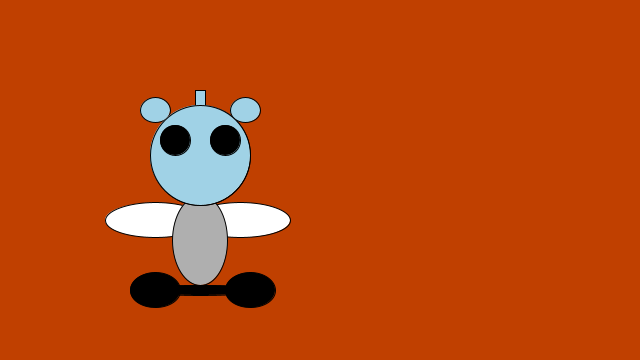
Frame 1 (no input)
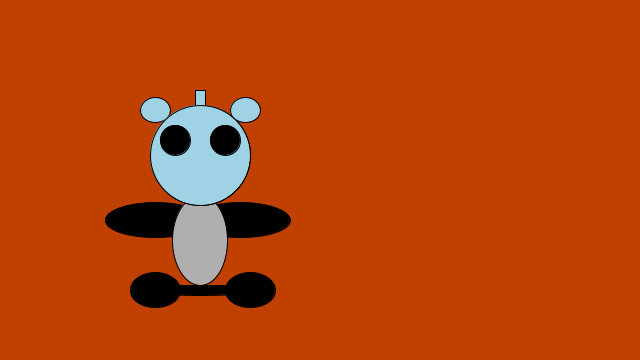
Frame 60 (the mouse pressed at the canvas centre just before this capture)
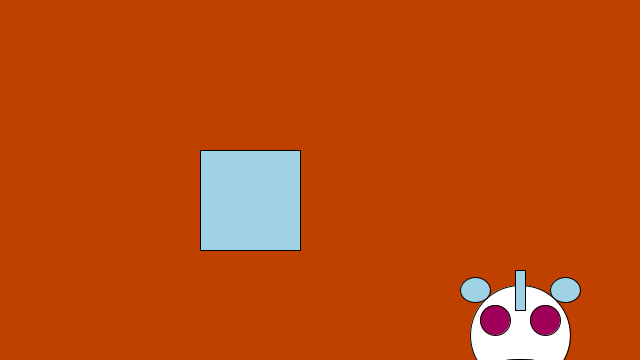
Frame 120 (the mouse held since frame 60 and released just before this capture)

The Processing sketch that drew these frames (run headless with seeded random() and noise(); from frame 60 on, the mouse is pressed at the canvas centre):

// Processing sketch: zoog_pde
// ── zoog_pde.pde

void setup() {
  // Set the size of the window
  size(640,360);  
  // The frame rate is set to 30 frames per second.
  frameRate(30);
}

void draw() {
  // Draw a white background
  background(192, 64, 0);  
  
  // Set ellipses and rects to CENTER mode
  ellipseMode(CENTER);
  rectMode(CENTER); 
  
  // Draw Zoog's hand
  stroke(0);
  // The hand are drawn according to the mouse location and the previous mouse location.
  println(mouseX,mouseY);
  ellipse(240+mouseX, 220+mouseY,100, 35);
  ellipse(155+mouseX, 220+mouseY, 100, 35);
  
  // Draw Zoog's body
  stroke(0);
  fill(175);
  ellipse(200+mouseX, 240+mouseY, 55, 90);

  // Draw Zoog's head
  stroke(0);
  fill(255);
  ellipse(200+mouseX, 155+mouseY, 100, 100);
  fill(160, 210, 230);
  rect(200+mouseX, 110+mouseY, 10, 40);
  ellipse(200+mouseX, 180+mouseY, 28, 2);
  ellipse(155+mouseX, 110+mouseY, 30, 25);
  ellipse(245+mouseX, 110+mouseY, 30, 25);
  if (mousePressed) {
    rect(250,200,100,100);
  } else {
    ellipse(200+mouseX, 155+mouseY, 100, 100);
  }
  
  // Draw Zoog's eyes
  // The eye color is determined by the mouse location.
  fill(mouseX/2,0,mouseY/2); 
  ellipse(175+mouseX, 140+mouseY, 30, 30);
  ellipse(225+mouseX, 140+mouseY, 30, 30); 

  // Draw Zoog's legs
  stroke(0);
  // The legs are drawn according to the mouse location and the previous mouse location.
  ellipse(200+mouseX, 290+mouseY, 120, 10);
  ellipse(155+mouseX, 290+mouseY, 50, 35);
  ellipse(250+mouseX, 290+mouseY, 50, 35);
}

void mousePressed() {
  println("Take me to your leader!"); 
}
